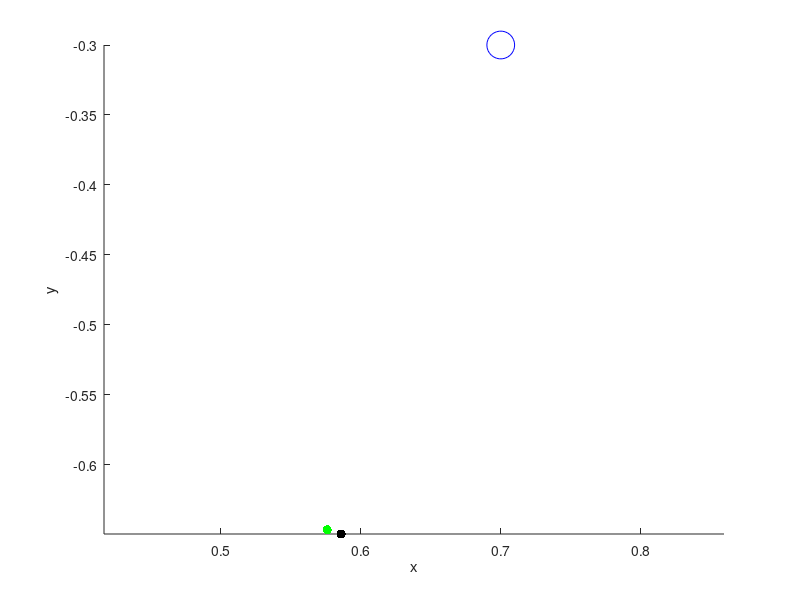
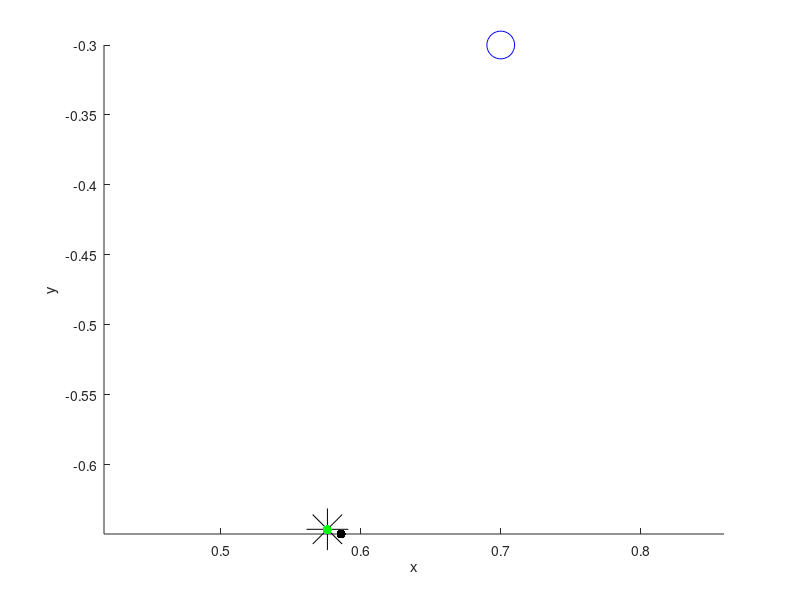

These charts were generated, in order, by the following MATLAB code: (Note: this script raises an error after producing the figures.)
clc
clear all
close all

sOrig = [0.7 -0.3 (0.76+0.0125)];
s = sOrig; % Only works if subject is at origin
p = [0.585996 -0.649353 0.771502];
q = [0.57607 -0.646297 0.771473];

vp = s - p;
vp = vp/norm(vp);
vq = s - q;
vq = vq/norm(vq);

figure(1)
xlabel('x');
ylabel('y');
zlabel('z');
hold on;
axis equal;
plot3(s(1), s(2), s(3), 'ob', 'MarkerSize', 20);
plot3(p(1), p(2), p(3), '.k', 'MarkerSize', 20);
plot3(q(1), q(2), q(3), '.g', 'MarkerSize', 20);
hold off;

p = p - s;
q = q - s;
s = [0 0 0];

% Now rotate p to q
p = p - s;
q = q - s;
s = [0 0 0];

v = cross(vq, vp)
ssc = [0 -v(3) v(2); v(3) 0 -v(1); -v(2) v(1) 0];
R = eye(3) + ssc + ssc^2*(1-dot(vp,vq))/(norm(v))^2;

r = p*R;
r = r/norm(r);
r = r*norm(p);
r = r + sOrig;

s = sOrig;
p = p + s;
q = q + s;

figure(3)
xlabel('x');
ylabel('y');
zlabel('z');
hold on;
axis equal;
plot3(s(1), s(2), s(3), 'ob', 'MarkerSize', 20);
plot3(p(1), p(2), p(3), '.k', 'MarkerSize', 20);
plot3(r(1), r(2), r(3), '*k', 'MarkerSize', 30);
plot3(q(1), q(2), q(3), '.g', 'MarkerSize', 20);
hold off;

C = q;
RC = R;

fprintf('\nFrom camera extrinsics function:\n');

[R,t] = cameraPoseToExtrinsics(RC,C)

fprintf('\nManually computed:\n');
tVal = -RC*C'

fprintf('\nDifferent manually...');
RCC = -RC * C';
cM = cat(2,R,RCC);
bR = [0 0 0 1];
cM = cat(1,cM,bR);
cM


